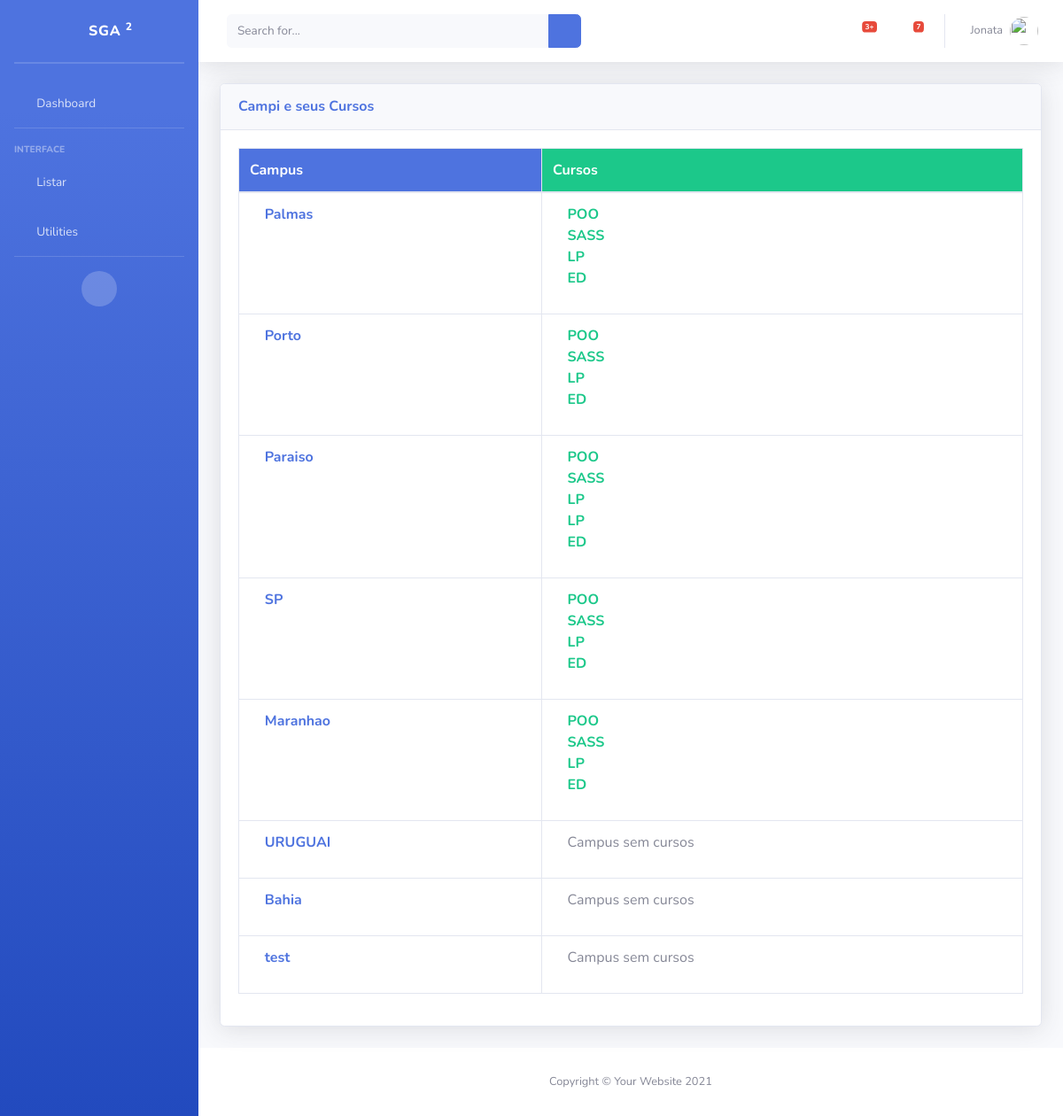
/listarCampus/, run on the app's committed database.
### piloto/models/Campus.py (models this page shows, shortened)
class Campus(models.Model):
    nome = models.CharField("Nome do Campus", max_length=100, unique=True)
    class Meta:
        verbose_name = "Campus"
        verbose_name_plural = "Campi"

### piloto/models/Curso.py (models this page shows, shortened)
class Curso(models.Model):
    nome = models.CharField("Nome do Curso", max_length=100)
    campus = models.ForeignKey(Campus, verbose_name="Campus", on_delete=models.PROTECT)
    class Meta:
        verbose_name = "Curso"
        verbose_name_plural = "Cursos"

### piloto/views/ListarCampus.py (the view)
# urls.py: path('listarCampus/', ListarCampus.as_view(), name='listarCampus'),
class ListarCampus(TemplateView):
    template_name = 'listas/ListarCampus.html'
    def get_context_data(self, **kwargs):
        context = super().get_context_data(**kwargs)
        campi = Campus.objects.prefetch_related('curso_set').all()
        context['campi'] = campi
        return context

### templates/listas/ListarCampus.html
{% extends 'Base.html' %}
{% load static %}
{% block content %}
<div class="container-fluid">
    <div class="card shadow mb-4">
        <div class="card-header py-3">
            <h6 class="m-0 font-weight-bold text-primary">Campi e seus Cursos</h6>
        </div>
        <div class="card-body">
            <div class="table-responsive">
                <table class="table table-bordered" id="dataTable" width="100%" cellspacing="0">
                    <thead>
                        <tr>
                            <th class="bg-primary text-white">Campus</th>
                            <th class="bg-success text-white">Cursos</th>
                        </tr>
                    </thead>
                    <tbody>
                        {% for campus in campi %}
                            <tr>
                                <td class="text-primary font-weight-bold">
                                    <i class="fas fa-university text-primary"></i>
                                    <span class="text-primary font-weight-bold">{{ campus.nome }}</span>
                                </td>
                                <td>
                                    <ul class="list-unstyled">
                                        {% if campus.curso_set.all %}
                                            {% for curso in campus.curso_set.all %}
                                                <li>
                                                    <i class="fas fa-book text-success"></i>
                                                    <span class="text-success font-weight-bold">{{ curso.nome }}</span>
                                                </li>
                                            {% endfor %}
                                        {% else %}
                                            <li>
                                                <i class="fas fa-exclamation-circle text-muted"></i>
                                                <span class="text-muted">Campus sem cursos</span>
                                            </li>
                                        {% endif %}
                                    </ul>
                                </td>
                            </tr>
                        {% endfor %}
                    </tbody>
                </table>
            </div>
        </div>
    </div>
</div>
</div>
{% endblock %}

### data on the page
Campus: nome "Palmas"
Curso: nome "POO"
Curso: nome "SASS"
Curso: nome "LP"
Curso: nome "ED"
Campus: nome "Porto"
Curso: nome "POO"
Curso: nome "SASS"
Curso: nome "LP"
Curso: nome "ED"
Campus: nome "Paraiso"
Curso: nome "POO"
Curso: nome "SASS"
Curso: nome "LP"
Curso: nome "LP"
Curso: nome "ED"
Campus: nome "SP"
Curso: nome "POO"
Curso: nome "SASS"
Curso: nome "LP"
Curso: nome "ED"
Campus: nome "Maranhao"
Curso: nome "POO"
Curso: nome "SASS"
Curso: nome "LP"
Curso: nome "ED"
Campus: nome "URUGUAI", shows "Campus sem cursos"
Campus: nome "Bahia", shows "Campus sem cursos"
Campus: nome "test", shows "Campus sem cursos"
